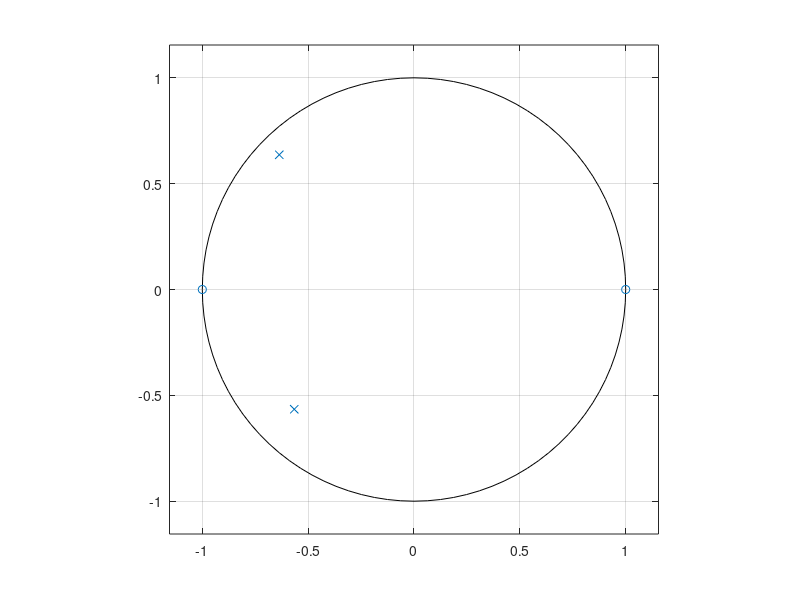
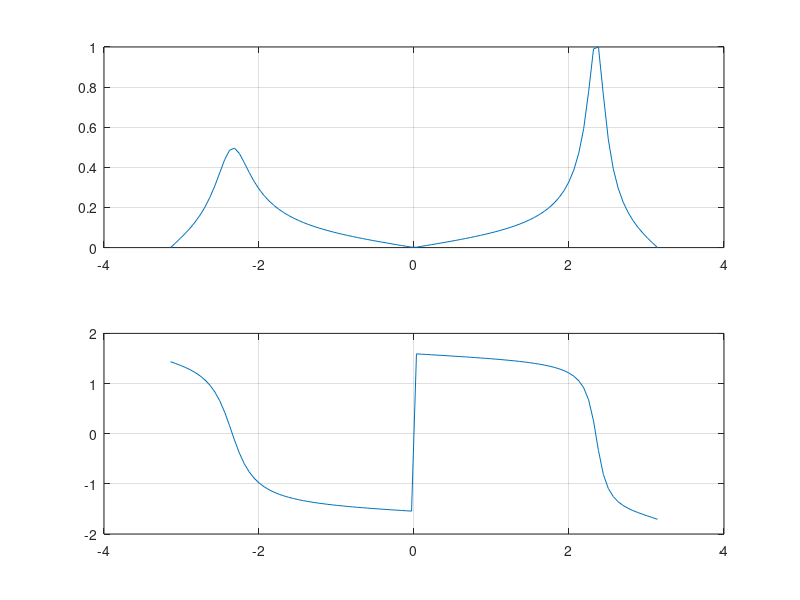

Write MATLAB code to recreate these figures, in order.
clear all
close all
clc
r_1=.9;wc_1=3*pi/4;r_2=.8;wc_2=5*pi/4;
z_1=[1 1];z_2=[1 -1];
p_1=[1 -r_1*exp(wc_1*i)];p_2=[1 -r_2*exp(wc_2*i)];
w=linspace(-pi,pi,100);
h=freqz(conv(z_1,z_2),conv(p_1,p_2),w);
max1=max(abs(h));
figure
zplane(conv(z_1,z_2),conv(p_1,p_2))
figure
subplot(211);plot(w,abs(h)/max1);grid on;
subplot(212);plot(w,angle(h));grid on;
